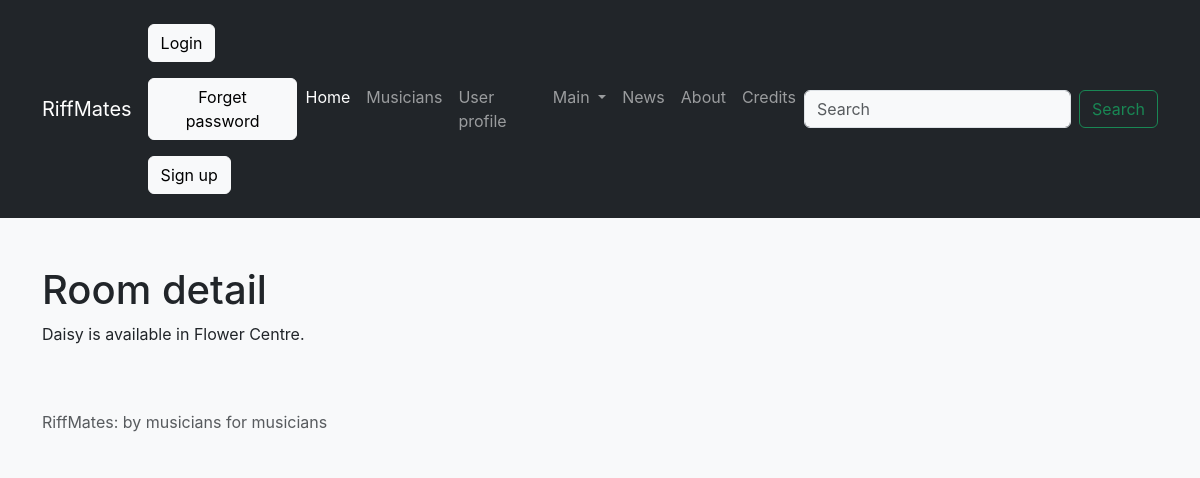
Page /bands/room_detail/2/ on the earlier database version.
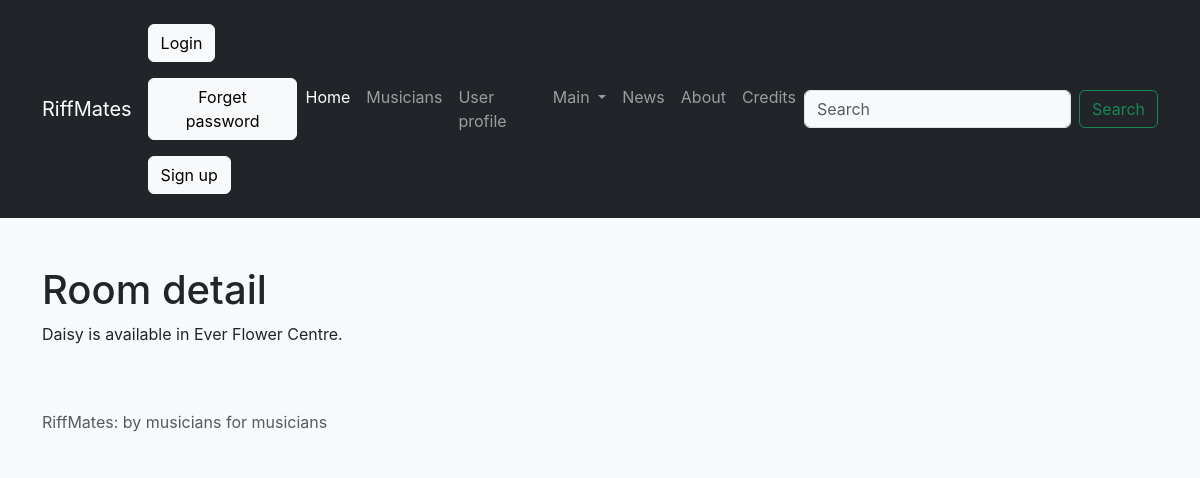
Same page on the later database version.
### bands/models.py (models this page shows, shortened)
class Room(models.Model):
    id = models.SmallAutoField(primary_key=True)
    name = models.CharField(max_length=20, verbose_name="Room")
    venue = models.ForeignKey("Venue", on_delete=models.CASCADE)
    SIZE = {
        'L': "Large--Up to 200 people",
        'M': "Medium--Up to 100 people",
        'S': "Small--Up to 50 people",
    }
    size = models.CharField(
        verbose_name="Capacity of room",
        choices=SIZE,
        max_length=1,
        default="S")
    class Meta:
        ordering = ["name"]
        unique_together = [["name", "venue"]]

class Venue(models.Model):
    """A venue table can list a unique venue."""
    """The unique Venue id will be a foreign key in the Room table."""
    """The Room table has a unique room. Each row of unique room"""
    """will be associated with a Venue through the Venue foreign key."""
    """If a venue gets removed from the database, it doesn’t"""
    """make sense to keep the associated rooms, so the on_delete value for"""
    """the Room is CASCADE."""
    id = models.SmallAutoField(primary_key=True)
    name = models.CharField(max_length=100, verbose_name="Venue",
                            help_text="Name of venue, max characters 20")
    description = models.TextField(max_length=300,
        verbose_name="Description",
        default="Practice rooms and performance venues",
        help_text="Max length 300 characters")
    picture = models.ImageField(blank=True, null=True,
            max_length=500000,
            verbose_name="Picture",
            help_text="Uplaod a picture of your venue, \
            in JPG or PNG format only. Not more than 500KB")
    class Meta:
        ordering =["name"]
        indexes = [models.Index(fields=["name"])]

### bands/views.py (the view)
def room_detail(request, room_id):
    room = get_object_or_404(Room, id=room_id)
    data.update({
        'title': 'Room details',
        'room': room,
    })
    return render(request=request,
                  template_name="room_detail.html",
                  context=data)

### bands/forms.py
class VenueForm(ModelForm):
    class Meta:
        model = Venue
        fields = ["id", "name", "description", "picture"]

### templates/room_detail.html
{%extends "base.html" %}
{% block content %}
    <h1>Room detail</h1>
    <p>
        {{ room.name }} is available in {{ room.venue.name }} Centre.
    </p>
{% endblock content %}

Differences in the rows shown:
changed through a linked row, Room "Daisy": venue.name "Flower" → "Ever Flower"
